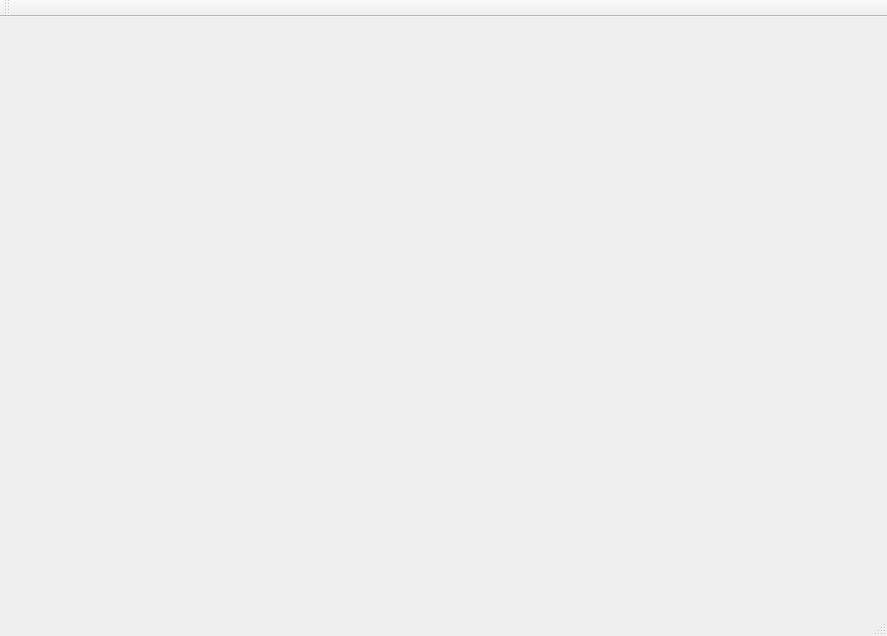
<?xml version="1.0" encoding="UTF-8"?>
<ui version="4.0">
 <class>MainWindow</class>
 <widget class="QMainWindow" name="MainWindow">
  <property name="geometry">
   <rect>
    <x>0</x>
    <y>0</y>
    <width>887</width>
    <height>636</height>
   </rect>
  </property>
  <property name="windowTitle">
   <string>MainWindow</string>
  </property>
  <widget class="QWidget" name="centralWidget">
   <widget class="QWidget" name="horizontalLayoutWidget">
    <property name="geometry">
     <rect>
      <x>0</x>
      <y>0</y>
      <width>861</width>
      <height>421</height>
     </rect>
    </property>
    <layout class="QHBoxLayout" name="horizontalLayout">
     <property name="sizeConstraint">
      <enum>QLayout::SetMaximumSize</enum>
     </property>
     <item>
      <layout class="QVBoxLayout" name="verticalLayout">
       <item>
        <widget class="CalibrationWidget" name="monitor" native="true"/>
       </item>
      </layout>
     </item>
    </layout>
   </widget>
  </widget>
  <widget class="QMenuBar" name="menuBar">
   <property name="geometry">
    <rect>
     <x>0</x>
     <y>0</y>
     <width>887</width>
     <height>22</height>
    </rect>
   </property>
  </widget>
  <widget class="QToolBar" name="mainToolBar">
   <attribute name="toolBarArea">
    <enum>TopToolBarArea</enum>
   </attribute>
   <attribute name="toolBarBreak">
    <bool>false</bool>
   </attribute>
  </widget>
  <widget class="QStatusBar" name="statusBar"/>
 </widget>
 <layoutdefault spacing="6" margin="11"/>
 <customwidgets>
  <customwidget>
   <class>CalibrationWidget</class>
   <extends>QWidget</extends>
   <header>calibrationwidget.h</header>
   <container>1</container>
  </customwidget>
 </customwidgets>
 <resources/>
 <connections/>
</ui>
